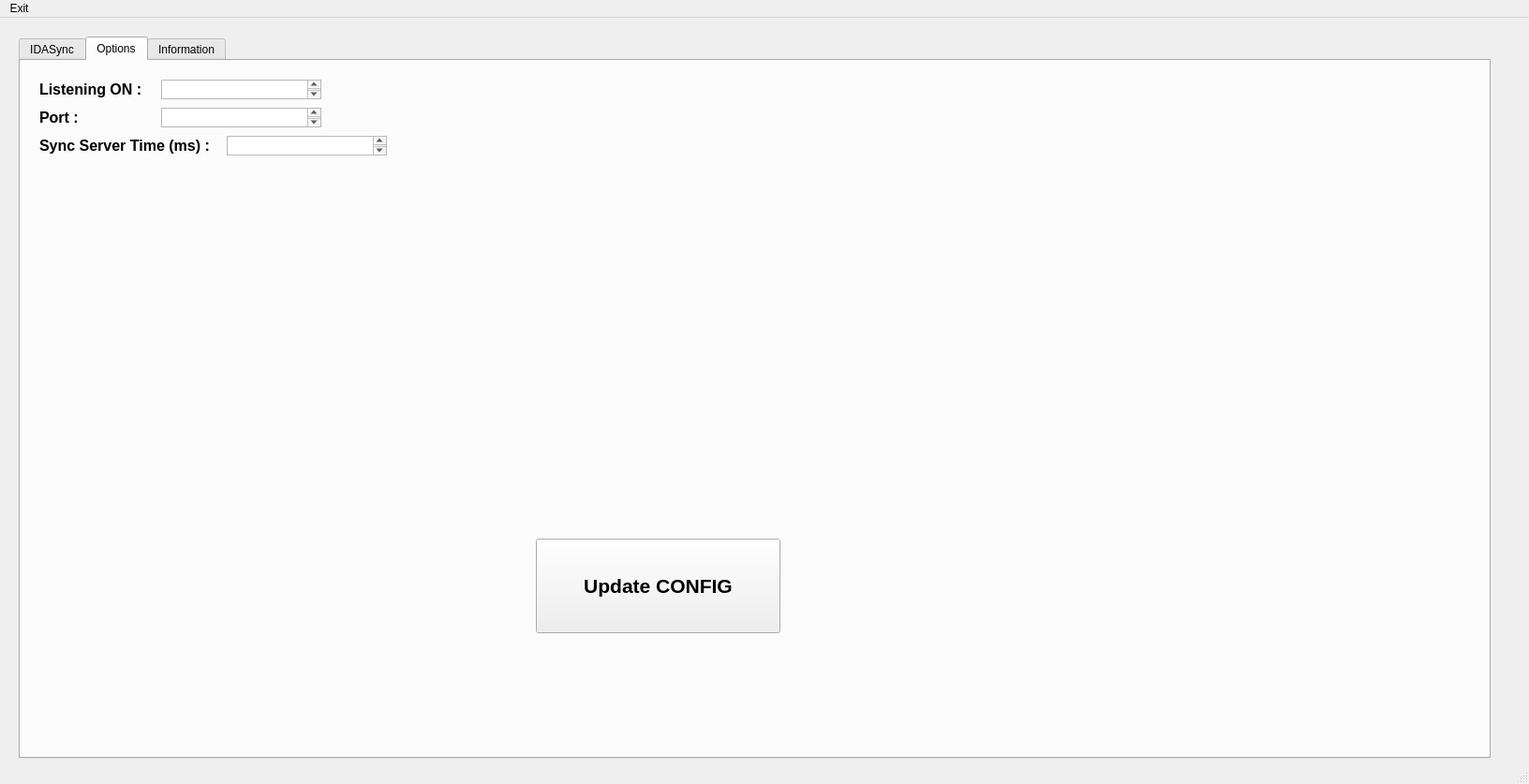
<?xml version="1.0" encoding="UTF-8"?>
<ui version="4.0">
 <class>IDASync</class>
 <widget class="QMainWindow" name="IDASync">
  <property name="geometry">
   <rect>
    <x>0</x>
    <y>0</y>
    <width>1632</width>
    <height>837</height>
   </rect>
  </property>
  <property name="windowTitle">
   <string>IDASync</string>
  </property>
  <property name="autoFillBackground">
   <bool>false</bool>
  </property>
  <widget class="QWidget" name="centralwidget">
   <widget class="QTabWidget" name="main_">
    <property name="enabled">
     <bool>true</bool>
    </property>
    <property name="geometry">
     <rect>
      <x>20</x>
      <y>20</y>
      <width>1571</width>
      <height>771</height>
     </rect>
    </property>
    <property name="currentIndex">
     <number>1</number>
    </property>
    <widget class="QWidget" name="main_idasync">
     <attribute name="title">
      <string>IDASync</string>
     </attribute>
     <widget class="QLabel" name="l_p_ver">
      <property name="geometry">
       <rect>
        <x>10</x>
        <y>20</y>
        <width>151</width>
        <height>21</height>
       </rect>
      </property>
      <property name="font">
       <font>
        <pointsize>12</pointsize>
        <bold>true</bold>
       </font>
      </property>
      <property name="text">
       <string>IDASync Version :</string>
      </property>
     </widget>
     <widget class="QLabel" name="l_v_ver">
      <property name="geometry">
       <rect>
        <x>180</x>
        <y>20</y>
        <width>261</width>
        <height>21</height>
       </rect>
      </property>
      <property name="font">
       <font>
        <pointsize>12</pointsize>
        <bold>true</bold>
       </font>
      </property>
      <property name="text">
       <string>version</string>
      </property>
     </widget>
     <widget class="QTextEdit" name="p_console">
      <property name="geometry">
       <rect>
        <x>10</x>
        <y>80</y>
        <width>301</width>
        <height>621</height>
       </rect>
      </property>
     </widget>
     <widget class="QPushButton" name="b_connect">
      <property name="geometry">
       <rect>
        <x>400</x>
        <y>90</y>
        <width>261</width>
        <height>101</height>
       </rect>
      </property>
      <property name="font">
       <font>
        <pointsize>16</pointsize>
        <bold>true</bold>
       </font>
      </property>
      <property name="text">
       <string>Connect to IDASync</string>
      </property>
     </widget>
     <widget class="QLabel" name="l_p_serv_status">
      <property name="geometry">
       <rect>
        <x>400</x>
        <y>210</y>
        <width>71</width>
        <height>21</height>
       </rect>
      </property>
      <property name="font">
       <font>
        <pointsize>12</pointsize>
        <bold>true</bold>
       </font>
      </property>
      <property name="text">
       <string>Status : </string>
      </property>
     </widget>
     <widget class="QLabel" name="l_v_serv_status">
      <property name="geometry">
       <rect>
        <x>480</x>
        <y>210</y>
        <width>181</width>
        <height>21</height>
       </rect>
      </property>
      <property name="font">
       <font>
        <pointsize>12</pointsize>
        <bold>true</bold>
       </font>
      </property>
      <property name="text">
       <string>serv_status</string>
      </property>
     </widget>
     <widget class="QTabWidget" name="sync_">
      <property name="geometry">
       <rect>
        <x>760</x>
        <y>40</y>
        <width>781</width>
        <height>681</height>
       </rect>
      </property>
      <property name="palette">
       <palette>
        <active>
         <colorrole role="Base">
          <brush brushstyle="SolidPattern">
           <color alpha="255">
            <red>0</red>
            <green>255</green>
            <blue>0</blue>
           </color>
          </brush>
         </colorrole>
         <colorrole role="Window">
          <brush brushstyle="SolidPattern">
           <color alpha="255">
            <red>255</red>
            <green>255</green>
            <blue>255</blue>
           </color>
          </brush>
         </colorrole>
        </active>
        <inactive>
         <colorrole role="Base">
          <brush brushstyle="SolidPattern">
           <color alpha="255">
            <red>0</red>
            <green>255</green>
            <blue>0</blue>
           </color>
          </brush>
         </colorrole>
         <colorrole role="Window">
          <brush brushstyle="SolidPattern">
           <color alpha="255">
            <red>255</red>
            <green>255</green>
            <blue>255</blue>
           </color>
          </brush>
         </colorrole>
        </inactive>
        <disabled>
         <colorrole role="Base">
          <brush brushstyle="SolidPattern">
           <color alpha="255">
            <red>255</red>
            <green>255</green>
            <blue>255</blue>
           </color>
          </brush>
         </colorrole>
         <colorrole role="Window">
          <brush brushstyle="SolidPattern">
           <color alpha="255">
            <red>255</red>
            <green>255</green>
            <blue>255</blue>
           </color>
          </brush>
         </colorrole>
        </disabled>
       </palette>
      </property>
      <property name="autoFillBackground">
       <bool>false</bool>
      </property>
      <property name="tabShape">
       <enum>QTabWidget::Triangular</enum>
      </property>
      <property name="currentIndex">
       <number>1</number>
      </property>
      <widget class="QWidget" name="tab">
       <attribute name="title">
        <string>Symbol</string>
       </attribute>
      </widget>
      <widget class="QWidget" name="sync_struct">
       <attribute name="title">
        <string>Structure</string>
       </attribute>
       <widget class="QComboBox" name="structure_select">
        <property name="geometry">
         <rect>
          <x>30</x>
          <y>70</y>
          <width>391</width>
          <height>61</height>
         </rect>
        </property>
       </widget>
       <widget class="QLabel" name="l_p_select_struct">
        <property name="geometry">
         <rect>
          <x>30</x>
          <y>30</y>
          <width>221</width>
          <height>21</height>
         </rect>
        </property>
        <property name="font">
         <font>
          <pointsize>12</pointsize>
          <bold>true</bold>
         </font>
        </property>
        <property name="text">
         <string>Select a Structure</string>
        </property>
       </widget>
       <widget class="QTextEdit" name="p_struc_overview">
        <property name="geometry">
         <rect>
          <x>60</x>
          <y>190</y>
          <width>661</width>
          <height>311</height>
         </rect>
        </property>
        <property name="palette">
         <palette>
          <active>
           <colorrole role="Base">
            <brush brushstyle="SolidPattern">
             <color alpha="255">
              <red>255</red>
              <green>255</green>
              <blue>255</blue>
             </color>
            </brush>
           </colorrole>
          </active>
          <inactive>
           <colorrole role="Base">
            <brush brushstyle="SolidPattern">
             <color alpha="255">
              <red>255</red>
              <green>255</green>
              <blue>255</blue>
             </color>
            </brush>
           </colorrole>
          </inactive>
          <disabled/>
         </palette>
        </property>
       </widget>
       <widget class="QLabel" name="l_p_struc_overview">
        <property name="geometry">
         <rect>
          <x>290</x>
          <y>150</y>
          <width>221</width>
          <height>21</height>
         </rect>
        </property>
        <property name="font">
         <font>
          <pointsize>12</pointsize>
          <bold>true</bold>
         </font>
        </property>
        <property name="text">
         <string>Structure Overview</string>
        </property>
       </widget>
       <widget class="QLabel" name="l_p_struc_size">
        <property name="geometry">
         <rect>
          <x>470</x>
          <y>90</y>
          <width>71</width>
          <height>21</height>
         </rect>
        </property>
        <property name="font">
         <font>
          <pointsize>12</pointsize>
          <bold>true</bold>
         </font>
        </property>
        <property name="text">
         <string>Size : </string>
        </property>
       </widget>
       <widget class="QLabel" name="l_v_struc_size">
        <property name="geometry">
         <rect>
          <x>560</x>
          <y>90</y>
          <width>71</width>
          <height>21</height>
         </rect>
        </property>
        <property name="font">
         <font>
          <pointsize>12</pointsize>
          <bold>true</bold>
         </font>
        </property>
        <property name="text">
         <string>0</string>
        </property>
       </widget>
       <widget class="QPushButton" name="b_import_struct">
        <property name="geometry">
         <rect>
          <x>270</x>
          <y>550</y>
          <width>191</width>
          <height>51</height>
         </rect>
        </property>
        <property name="font">
         <font>
          <pointsize>12</pointsize>
          <bold>true</bold>
         </font>
        </property>
        <property name="text">
         <string>Import into DB</string>
        </property>
       </widget>
      </widget>
      <widget class="QWidget" name="sync_enums">
       <attribute name="title">
        <string>Enums</string>
       </attribute>
      </widget>
     </widget>
     <widget class="QProgressBar" name="progressBar">
      <property name="geometry">
       <rect>
        <x>400</x>
        <y>240</y>
        <width>291</width>
        <height>31</height>
       </rect>
      </property>
      <property name="value">
       <number>0</number>
      </property>
     </widget>
     <widget class="QComboBox" name="instance_select">
      <property name="geometry">
       <rect>
        <x>410</x>
        <y>370</y>
        <width>231</width>
        <height>41</height>
       </rect>
      </property>
     </widget>
     <widget class="QLabel" name="l_p_instance">
      <property name="geometry">
       <rect>
        <x>330</x>
        <y>300</y>
        <width>301</width>
        <height>21</height>
       </rect>
      </property>
      <property name="font">
       <font>
        <pointsize>12</pointsize>
        <bold>true</bold>
       </font>
      </property>
      <property name="text">
       <string>Number of IDA instances connected : </string>
      </property>
     </widget>
     <widget class="QLabel" name="l_v_instance">
      <property name="geometry">
       <rect>
        <x>640</x>
        <y>300</y>
        <width>61</width>
        <height>21</height>
       </rect>
      </property>
      <property name="font">
       <font>
        <pointsize>12</pointsize>
        <bold>true</bold>
       </font>
      </property>
      <property name="text">
       <string>0</string>
      </property>
     </widget>
     <widget class="QLabel" name="l_p_select_instance">
      <property name="geometry">
       <rect>
        <x>410</x>
        <y>340</y>
        <width>281</width>
        <height>21</height>
       </rect>
      </property>
      <property name="font">
       <font>
        <pointsize>12</pointsize>
        <bold>true</bold>
       </font>
      </property>
      <property name="text">
       <string>Select Instance To Sync Data : </string>
      </property>
     </widget>
     <widget class="QLabel" name="l_p_console">
      <property name="geometry">
       <rect>
        <x>110</x>
        <y>60</y>
        <width>71</width>
        <height>21</height>
       </rect>
      </property>
      <property name="font">
       <font>
        <family>Myanmar Text</family>
        <pointsize>10</pointsize>
        <bold>false</bold>
       </font>
      </property>
      <property name="text">
       <string>console</string>
      </property>
     </widget>
     <widget class="QPushButton" name="b_update">
      <property name="geometry">
       <rect>
        <x>440</x>
        <y>430</y>
        <width>181</width>
        <height>51</height>
       </rect>
      </property>
      <property name="font">
       <font>
        <pointsize>12</pointsize>
        <bold>true</bold>
       </font>
      </property>
      <property name="text">
       <string>Update From Server</string>
      </property>
     </widget>
     <zorder>sync_</zorder>
     <zorder>l_p_ver</zorder>
     <zorder>l_v_ver</zorder>
     <zorder>p_console</zorder>
     <zorder>b_connect</zorder>
     <zorder>l_p_serv_status</zorder>
     <zorder>l_v_serv_status</zorder>
     <zorder>progressBar</zorder>
     <zorder>instance_select</zorder>
     <zorder>l_p_instance</zorder>
     <zorder>l_v_instance</zorder>
     <zorder>l_p_select_instance</zorder>
     <zorder>l_p_console</zorder>
     <zorder>b_update</zorder>
    </widget>
    <widget class="QWidget" name="main_opt">
     <attribute name="title">
      <string>Options</string>
     </attribute>
     <widget class="QLabel" name="l_p_ip">
      <property name="geometry">
       <rect>
        <x>20</x>
        <y>20</y>
        <width>121</width>
        <height>21</height>
       </rect>
      </property>
      <property name="font">
       <font>
        <pointsize>12</pointsize>
        <bold>true</bold>
       </font>
      </property>
      <property name="text">
       <string>Listening ON :</string>
      </property>
     </widget>
     <widget class="QTextEdit" name="le_v_ip">
      <property name="geometry">
       <rect>
        <x>150</x>
        <y>20</y>
        <width>171</width>
        <height>21</height>
       </rect>
      </property>
     </widget>
     <widget class="QLabel" name="l_p_port">
      <property name="geometry">
       <rect>
        <x>20</x>
        <y>50</y>
        <width>121</width>
        <height>21</height>
       </rect>
      </property>
      <property name="font">
       <font>
        <pointsize>12</pointsize>
        <bold>true</bold>
       </font>
      </property>
      <property name="text">
       <string>Port : </string>
      </property>
     </widget>
     <widget class="QTextEdit" name="le_v_port">
      <property name="geometry">
       <rect>
        <x>150</x>
        <y>50</y>
        <width>171</width>
        <height>21</height>
       </rect>
      </property>
     </widget>
     <widget class="QPushButton" name="b_update_config">
      <property name="geometry">
       <rect>
        <x>550</x>
        <y>510</y>
        <width>261</width>
        <height>101</height>
       </rect>
      </property>
      <property name="font">
       <font>
        <pointsize>16</pointsize>
        <bold>true</bold>
       </font>
      </property>
      <property name="text">
       <string>Update CONFIG</string>
      </property>
     </widget>
     <widget class="QLabel" name="l_p_sync_time">
      <property name="geometry">
       <rect>
        <x>20</x>
        <y>80</y>
        <width>191</width>
        <height>21</height>
       </rect>
      </property>
      <property name="font">
       <font>
        <pointsize>12</pointsize>
        <bold>true</bold>
       </font>
      </property>
      <property name="text">
       <string>Sync Server Time (ms) :</string>
      </property>
     </widget>
     <widget class="QTextEdit" name="l_v_sync_time">
      <property name="geometry">
       <rect>
        <x>220</x>
        <y>80</y>
        <width>171</width>
        <height>21</height>
       </rect>
      </property>
     </widget>
    </widget>
    <widget class="QWidget" name="main_info">
     <attribute name="title">
      <string>Information</string>
     </attribute>
     <widget class="QLabel" name="l_p_author_2">
      <property name="geometry">
       <rect>
        <x>570</x>
        <y>250</y>
        <width>471</width>
        <height>21</height>
       </rect>
      </property>
      <property name="font">
       <font>
        <pointsize>12</pointsize>
        <bold>true</bold>
       </font>
      </property>
      <property name="text">
       <string>Bug ? Report at thibault.poncetta@gmail.com</string>
      </property>
     </widget>
    </widget>
   </widget>
  </widget>
  <widget class="QMenuBar" name="menubar">
   <property name="geometry">
    <rect>
     <x>0</x>
     <y>0</y>
     <width>1632</width>
     <height>22</height>
    </rect>
   </property>
   <widget class="QMenu" name="menuExit">
    <property name="title">
     <string>Exit</string>
    </property>
   </widget>
   <addaction name="menuExit"/>
  </widget>
  <widget class="QStatusBar" name="statusbar"/>
 </widget>
 <resources/>
 <connections/>
</ui>
